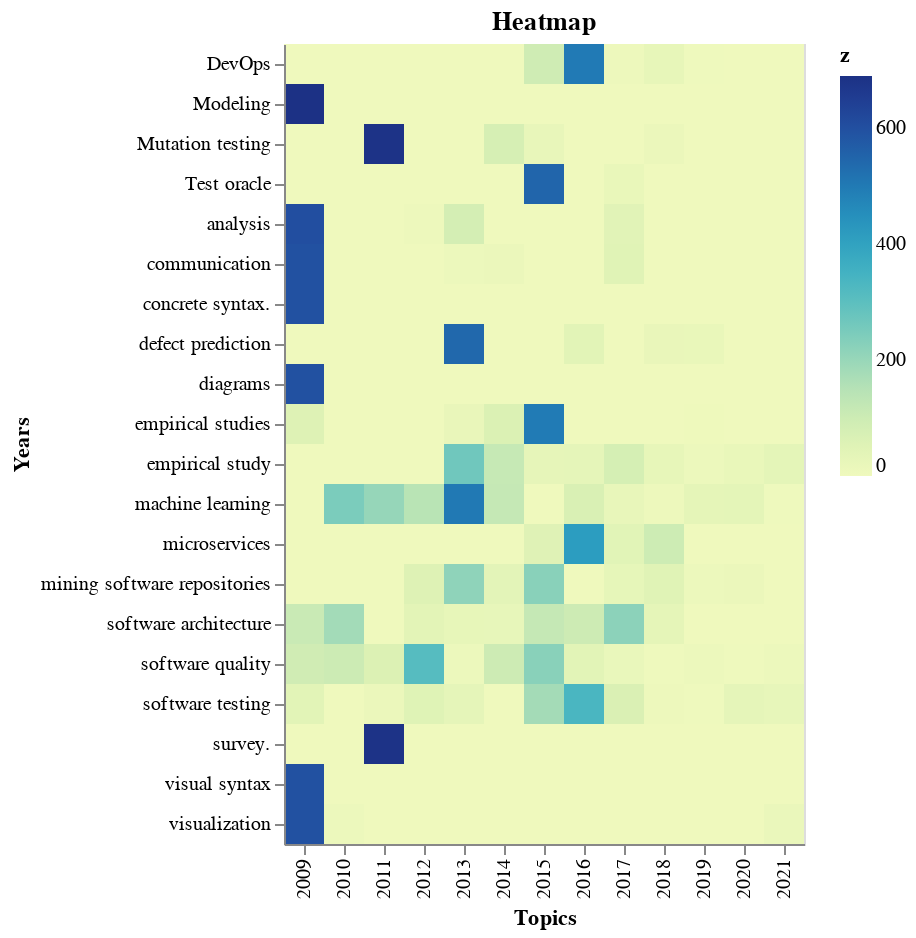

The cell this chart's notebook holds for it:
### Code cell
import altair as alt
import numpy as np
import pandas as pd

keyword = keyword_citation_data.values

# Compute x^2 + y^2 across a 2D grid
year, y = np.meshgrid(range(2009, 2022,1),keyword_citation_data.index)
z = keyword

# Convert this grid to columnar data expected by Altair
source = pd.DataFrame({'Topics': year.ravel(),
                     'Years': y.ravel(),
                     'z': z.ravel()})

alt.Chart(source).mark_rect().encode(
    x='Topics:O',
    y='Years:O',
    color='z:Q'
).properties(
    title='Heatmap')

### Figure 1 — Vega-Lite specification as saved in the notebook (floating-point values rounded to 4 significant figures; data arrays with more than 128 entries replaced by an {"elided": "..."} marker saying what was removed)
{"config": {"view": {"continuousWidth": 400, "continuousHeight": 300}}, "data": {"name": "data-5573e462385ccf5ca3df0ef05a0ac334"}, "mark": "rect", "encoding": {"color": {"type": "quantitative", "field": "z"}, "x": {"type": "ordinal", "field": "Topics"}, "y": {"type": "ordinal", "field": "Years"}}, "title": "Heatmap", "$schema": "https://vega.github.io/schema/vega-lite/v4.8.1.json", "datasets": {"data-5573e462385ccf5ca3df0ef05a0ac334": {"elided": "260 records"}}}
